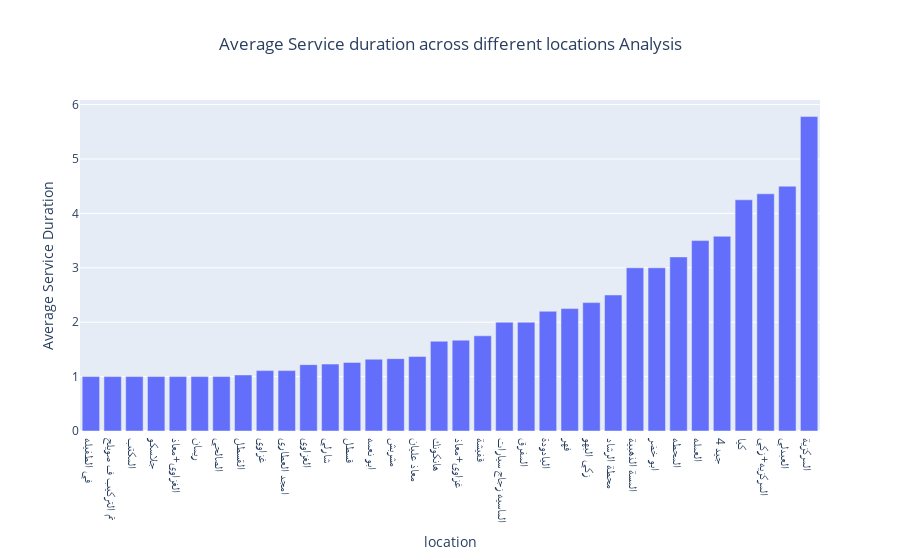

Source (notebook cell):
### Code cell
Avg_service_duraton_location = df.groupby(['location'])['service_duration'].mean().round(2).reset_index(name='Average Service Duration').sort_values(by='Average Service Duration')
myPlot1(Avg_service_duraton_location,'location','Average Service Duration',None,'bar','Average Service duration across different locations', sort_by=None, ascending=True)

### Figure 1 — Plotly figure (JSON) as saved in the notebook; plotly's stock layout.template omitted (floating-point values rounded to 4 significant figures)
{"data": [{"alignmentgroup": "True", "hovertemplate": "x=%{x}<br>y=%{y}<extra></extra>", "legendgroup": "", "marker": {"color": "#636efa", "pattern": {"shape": ""}}, "name": "", "offsetgroup": "", "orientation": "v", "showlegend": false, "textposition": "auto", "type": "bar", "x": ["في الطفيله", "تم التركيب ف صويلح", "المكتب", "جلاسكو", "الغزاوي+معاذ", "ريمان", "الصالحي", "القسطل", "غزاوي", "امجد العطاري", "الغزاوي", "شارلي", "قسطل", "ابو نعمه", "مشربش", "معاذ عليان", "هانكونك", "غزاوي+معاذ", "قفيشة", "الماسيه زجاج سيارات", "المفرق", "اليادودة", "فهر", "زكي البهو", "محطة الرشاد", "المسة الذهبية", "ابو خضر", "المحطه", "العمله", "4 جيد", "كيا", "المركزيه+زكي", "العبدلي", "المركزية"], "xaxis": "x", "y": [1, 1, 1, 1, 1, 1, 1, 1.03, 1.11, 1.11, 1.22, 1.23, 1.26, 1.32, 1.33, 1.37, 1.65, 1.67, 1.75, 2, 2, 2.2, 2.25, 2.36, 2.5, 3, 3, 3.2, 3.5, 3.58, 4.25, 4.36, 4.5, 5.78], "yaxis": "y"}], "layout": {"barmode": "relative", "legend": {"tracegroupgap": 0}, "title": {"text": "Average Service duration across different locations Analysis", "x": 0.5}, "xaxis": {"anchor": "y", "domain": [0, 1], "title": {"text": "location"}}, "yaxis": {"anchor": "x", "domain": [0, 1], "title": {"text": "Average Service Duration"}}}}
